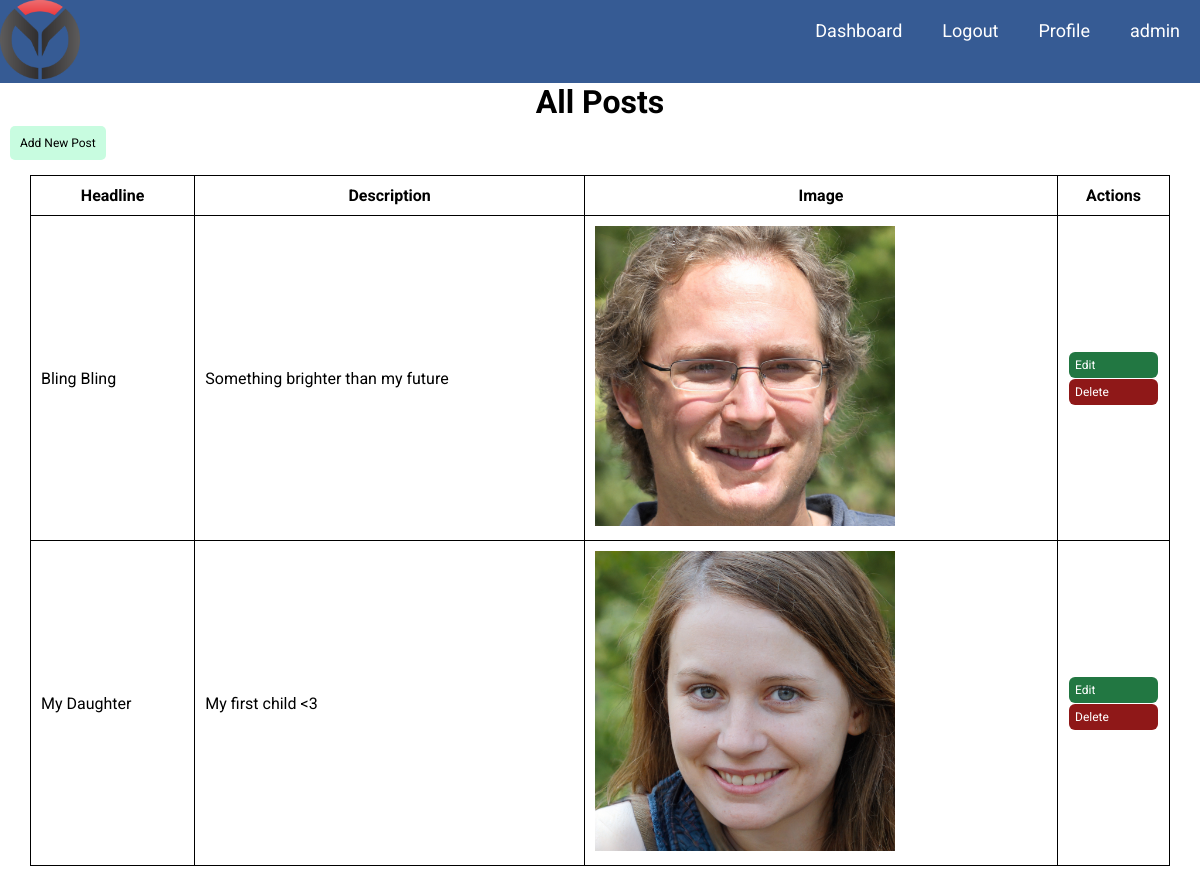
Page /admin/post.view.php (signed in) on the committed database.
### tables this page shows
CREATE TABLE `posts` (
  `id` int(11) NOT NULL,
  `headline` varchar(255) NOT NULL,
  `description` varchar(255) NOT NULL,
  `post_image` varchar(255) NOT NULL
);

### admin/post.view.php (the view, shortened to what this page needs)
<?php
include 'header.php';
include '../database/dbconnection.php';
$sql = 'select * from posts';
$stmt=$conn->prepare($sql);
$stmt->execute();
$result = $stmt->get_result();
?>
<div class="main-content">
    <h1 style="text-align:center">All Posts</h1>
    <a href="post.form.php" class="btn-table-top">Add New Post</a>
    <div class="data">
        <table>
            <thead>
                <tr>
                    <th>Headline</th>
                    <th>Description</th>
                    <th>Image</th>
                    <th>Actions</th>
                </tr>
            </thead>
            <tbody>
                <?php
                    while($row = $result->fetch_assoc()){
                        ?>
                        <tr>
                            <td><?php echo $row['headline'] ?></td>
                            <td><?php echo $row['description'] ?></td>
                            <td><img src="../assets/uploads/<?php echo $row['post_image'];?>" width="300"></td>
                            <td>
                                <a href="post.edit.php?postid=<?php echo $row['id'] ?>" class="edit" onClick="javascript:return confirm('Are you sure?')">Edit</a>
                                <a href="post.delete.php?postid=<?php echo $row['id'] ?>" class="delete" onClick="javascript:return confirm('Are you sure?')">Delete</a>
                            </td>
                        </tr>
                        <?php
                    }
                ?>
            </tbody>
        </table>
    </div>
</div>

### assets/css/style.css (style rules this page uses)
* { box-sizing: border-box; padding: 0; margin: 0; font-family: "Roboto", "sans-serif"; }
.btn-table-top { text-decoration: none; background-color: #c8fce0; padding: 10px; border-radius: 5px; color: #000; margin: 5px 10px; display: inline-block; font-size: 12px; }
table, th, td { border: 1px solid; border-collapse: collapse; }
table { width: 95%; margin: 10px auto; }
th,td { padding: 10px; }
.edit, .delete, .deactivate { text-decoration: none; display:block; padding: 6px; border-radius: 6px; color: #fff; font-size:12px; margin: 1px; }
.edit { background-color:rgb(34, 119, 66); }
.delete { background-color:#8f1818; }

### rows in the picture
posts: headline "Bling Bling", description "Something brighter than my future", post_image (picture)
posts: headline "My Daughter", description "My first child <3", post_image (picture)

### other values in the picture
$_SESSION['username'] "admin"
